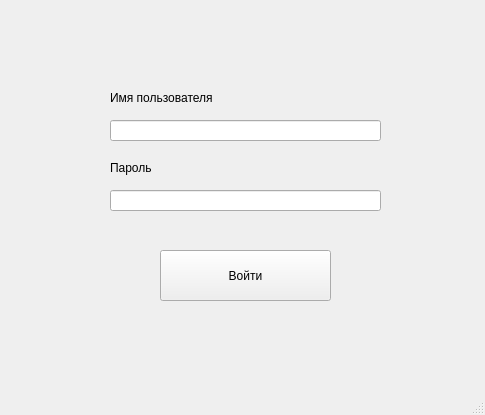
<?xml version="1.0" encoding="UTF-8"?>
<ui version="4.0">
 <class>MainWindow</class>
 <widget class="QMainWindow" name="MainWindow">
  <property name="geometry">
   <rect>
    <x>0</x>
    <y>0</y>
    <width>485</width>
    <height>415</height>
   </rect>
  </property>
  <property name="sizePolicy">
   <sizepolicy hsizetype="Fixed" vsizetype="Fixed">
    <horstretch>0</horstretch>
    <verstretch>0</verstretch>
   </sizepolicy>
  </property>
  <property name="windowTitle">
   <string>MainWindow</string>
  </property>
  <widget class="QWidget" name="centralwidget">
   <widget class="QPushButton" name="pushButton">
    <property name="geometry">
     <rect>
      <x>160</x>
      <y>250</y>
      <width>171</width>
      <height>51</height>
     </rect>
    </property>
    <property name="text">
     <string>Войти</string>
    </property>
   </widget>
   <widget class="QLabel" name="label">
    <property name="geometry">
     <rect>
      <x>110</x>
      <y>90</y>
      <width>211</width>
      <height>16</height>
     </rect>
    </property>
    <property name="text">
     <string>Имя пользователя</string>
    </property>
   </widget>
   <widget class="QLineEdit" name="lineEdit">
    <property name="geometry">
     <rect>
      <x>110</x>
      <y>120</y>
      <width>271</width>
      <height>21</height>
     </rect>
    </property>
   </widget>
   <widget class="QLabel" name="label_2">
    <property name="geometry">
     <rect>
      <x>110</x>
      <y>160</y>
      <width>58</width>
      <height>16</height>
     </rect>
    </property>
    <property name="text">
     <string>Пароль</string>
    </property>
   </widget>
   <widget class="QLineEdit" name="lineEdit_2">
    <property name="geometry">
     <rect>
      <x>110</x>
      <y>190</y>
      <width>271</width>
      <height>21</height>
     </rect>
    </property>
   </widget>
  </widget>
  <widget class="QMenuBar" name="menubar">
   <property name="geometry">
    <rect>
     <x>0</x>
     <y>0</y>
     <width>485</width>
     <height>22</height>
    </rect>
   </property>
  </widget>
  <widget class="QStatusBar" name="statusbar"/>
 </widget>
 <resources/>
 <connections/>
</ui>
